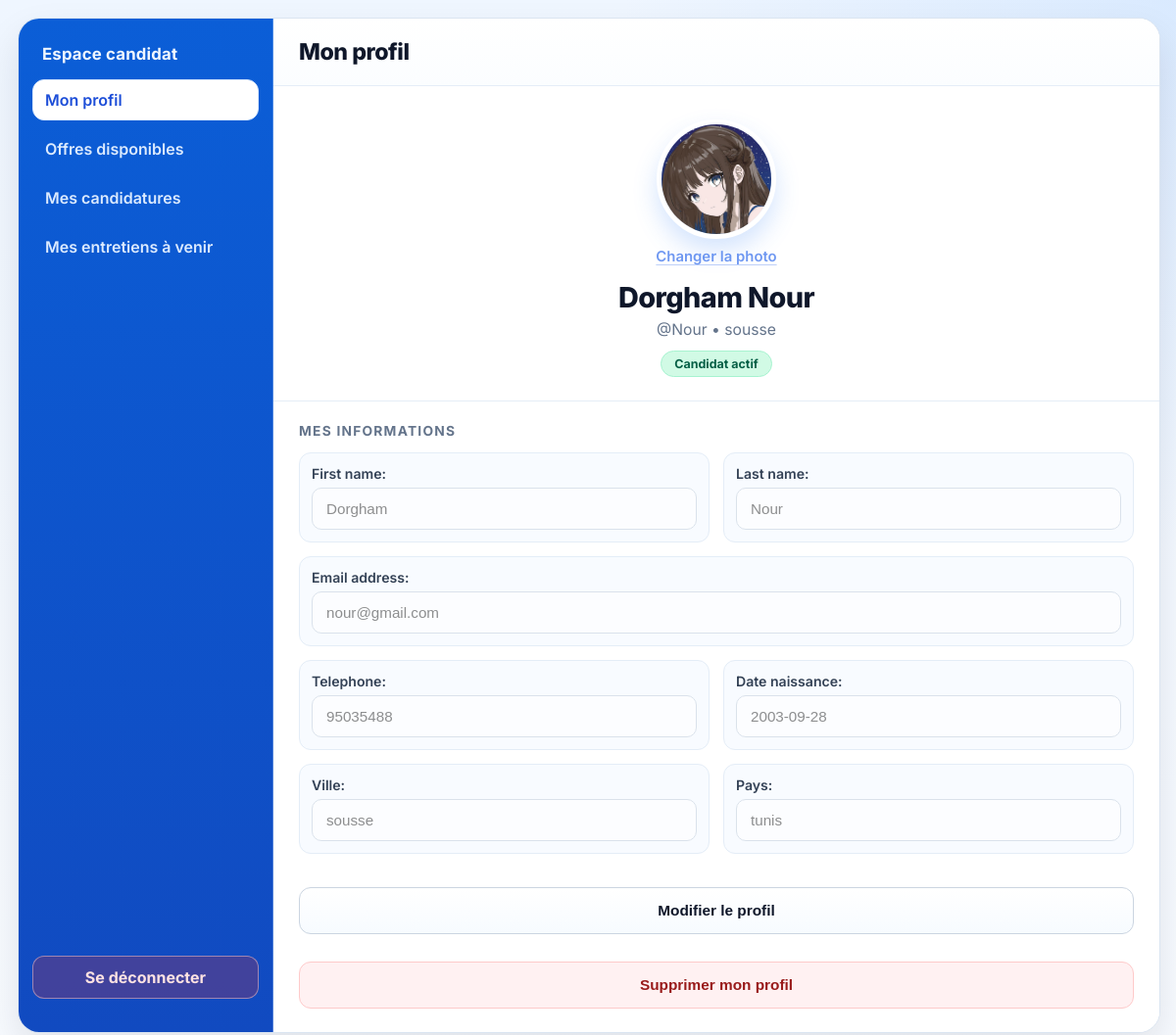
/profil-candidat/ (signed in), run on the app's committed database.
### plateforme_recrutement/models.py (models this page shows, shortened)
class Candidat(models.Model):
    user=models.OneToOneField(User,on_delete=models.CASCADE)
    date_naissance=models.DateField(null=True,blank=True)
    telephone=models.CharField(max_length=20,blank=True)
    ville=models.CharField(max_length=100,blank=True)
    pays=models.CharField(max_length=100,blank=True)
    photo=models.ImageField(upload_to='candidats/',blank=True,null=True)  # ← AJOUTER

### plateforme_recrutement/views.py (the view)
# urls.py: path('profil-candidat/', views.profil_candidat, name='profil_candidat'),
@login_required
def profil_candidat(request):
    candidat = get_object_or_404(Candidat, user=request.user)
    if request.method == 'POST':
        if 'update_profile' in request.POST:
            user_form = UserProfileForm(request.POST, instance=request.user)
            candidat_form = CandidatProfileForm(
                request.POST,
                request.FILES,
                instance=candidat
            )
            if user_form.is_valid() and candidat_form.is_valid():
                user = user_form.save(commit=False)
                new_password = user_form.cleaned_data.get('new_password')
                if new_password:
                    user.set_password(new_password)
                user.save()
                candidat_form.save()
                if new_password:
                    update_session_auth_hash(request, user)
                return redirect('profil_candidat')
        elif 'delete_account' in request.POST:
            request.user.delete()
            return redirect('connexion')
    else:
        user_form = UserProfileForm(instance=request.user)
        candidat_form = CandidatProfileForm(instance=candidat)
    return render(request, 'plateforme/profil_candidat.html', {
        'user_form': user_form,
        'candidat_form': candidat_form,
        'candidat': candidat,
    })

### plateforme_recrutement/forms.py (shortened to what this page needs)
class UserProfileForm(forms.ModelForm):
    new_password = forms.CharField(
        label="Nouveau mot de passe",
        widget=forms.PasswordInput(attrs={"autocomplete": "new-password"}),
        required=False
    )
    confirm_password = forms.CharField(
        label="Confirmer le mot de passe",
        widget=forms.PasswordInput(attrs={"autocomplete": "new-password"}),
        required=False
    )
    class Meta:
        model = User
        fields = ['first_name', 'last_name', 'email']

class CandidatProfileForm(forms.ModelForm):
    class Meta:
        model = Candidat
        fields = ['date_naissance','telephone' ,'ville', 'pays' ,'photo']

### plateforme_recrutement/templates/plateforme/profil_candidat.html (shortened to what this page needs)
{% load static %}
<!DOCTYPE html>
<html lang="fr">
<head>
    <link rel="stylesheet" href="{% static 'css/profil_recruteur.css' %}">
</head>
<body>
    <div class="container">
        <aside class="sidebar">
            <div class="sidebar-head">
                <h2>Espace candidat</h2>
            </div>
            <nav class="sidebar-nav">
                <a href="{% url 'profil_candidat' %}" class="nav-link active">Mon profil</a>
                <a href="{% url 'offres_dispo' %}" class="nav-link">Offres disponibles</a>
                <a href="{% url 'mes_candidatures' %}" class="nav-link">Mes candidatures</a>
                <a href="{% url 'mes_entretiens_candidat' %}" class="nav-link">Mes entretiens à venir</a>
            </nav>
            <a href="{% url 'deconnexion' %}" class="sidebar-logout">Se déconnecter</a>
        </aside>
        <div class="profile-panel">
            <div class="top-bar">
                <h2>Mon profil</h2>
            </div>
            <div class="identity-block">
                <div class="avatar-wrap">
                    {% if candidat.photo %}
                        <img src="{{ candidat.photo.url }}" alt="Photo de profil" class="avatar-photo" id="avatar-preview">
                    {% endif %}
                    <button type="button" class="photo-hint" id="change-photo-trigger">
                        Changer la photo
                    </button>
                </div>
                <h3>{{ request.user.first_name }} {{ request.user.last_name }}</h3>
                <p class="meta">@{{ request.user.username }} • {{ candidat.ville|default:"Ville non renseignée" }}</p>
                <span class="status-pill">Candidat actif</span>
            </div>
            <form method="POST" enctype="multipart/form-data" class="form-box" id="profile-form">
                <div class="section-title">
                    <h3>Mes informations</h3>
                </div>
                <div class="form-grid">
                    <div class="field-card">
                        {{ user_form.first_name.label_tag }}
                        {{ user_form.first_name }}
                    </div>
                    <div class="field-card">
                        {{ user_form.last_name.label_tag }}
                        {{ user_form.last_name }}
                    </div>
                    <div class="field-card full">
                        {{ user_form.email.label_tag }}
                        {{ user_form.email }}
                    </div>
                    <div class="field-card">
                        {{ candidat_form.telephone.label_tag }}
                        {{ candidat_form.telephone }}
                    </div>
                    <div class="field-card">
                        {{ candidat_form.date_naissance.label_tag }}
                        {{ candidat_form.date_naissance }}
                    </div>
                    <div class="field-card">
                        {{ candidat_form.ville.label_tag }}
                        {{ candidat_form.ville }}
                    </div>
                    <div class="field-card">
                        {{ candidat_form.pays.label_tag }}
                        {{ candidat_form.pays }}
                    </div>
                </div>
                <div class="profile-actions">
                    <button type="button" id="edit-profile-btn">
                        Modifier le profil
                    </button>
                </div>
            </form>
            <form method="POST" class="delete-box" id="delete-account-form">
                <button type="button" id="delete-account-trigger" class="delete-btn">
                    Supprimer mon profil
                </button>
            </form>
        </div>
    </div>
</body>
</html>

### data on the page
Candidat: photo (picture), ville "sousse", telephone "95035488", date_naissance "2003-09-28", pays "tunis"

### other printed values
{{ request.user.first_name }} "Dorgham"
{{ request.user.last_name }} "Nour"
{{ request.user.username }} "Nour"
{{ user_form.first_name.label_tag }} "First name:"
{{ user_form.last_name.label_tag }} "Last name:"
{{ user_form.email.label_tag }} "Email address:"
{{ candidat_form.telephone.label_tag }} "Telephone:"
{{ candidat_form.date_naissance.label_tag }} "Date naissance:"
{{ candidat_form.ville.label_tag }} "Ville:"
{{ candidat_form.pays.label_tag }} "Pays:"
